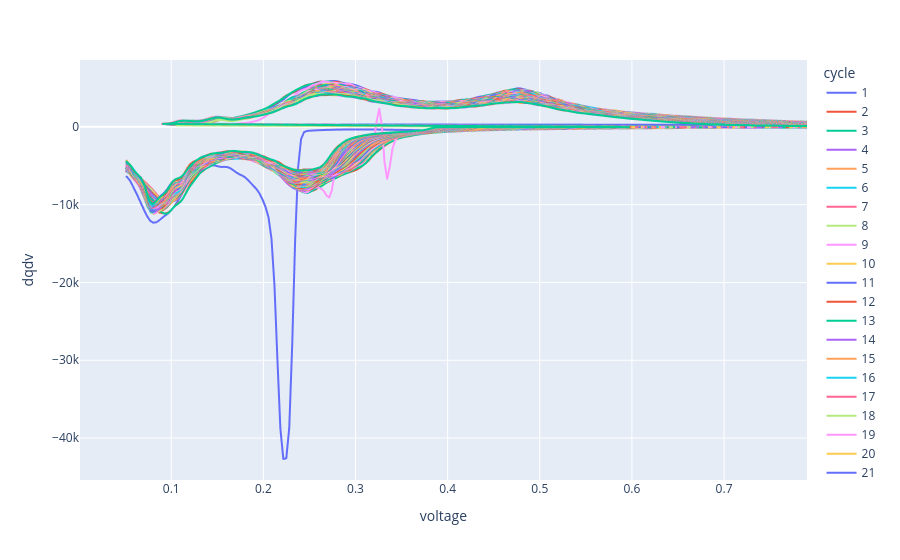

Write notebook code for a chart like this one.
### Code cell
px.line(ica_df, x="voltage", y="dqdv", color="cycle", range_x=[0.001, 0.79])
